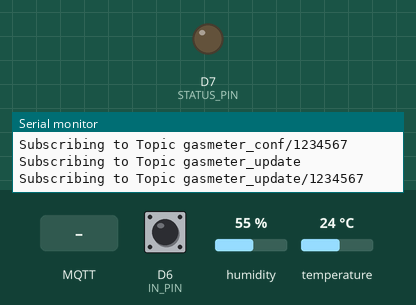
A sketch run on a simulated ESP8266 (NodeMCU). On the bench: output pins drawn as LEDs (lit = HIGH), the last lines printed to the serial monitor. Inputs (shaded band) come from the test bench; at power-on: D6 (IN_PIN) HIGH, humidity 55 %, temperature 24 °C. No MQTT or app messages arrive unless stated.

Above: at 5.3 s.
5.4 s: MQTT message "0" arrives on the first subscribed topic
At 8.0 s:
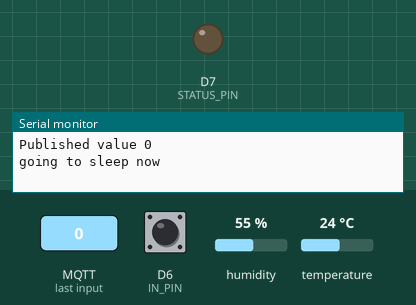
11.7 s: D6 (IN_PIN) pulled LOW for 1 s
At 13.2 s:
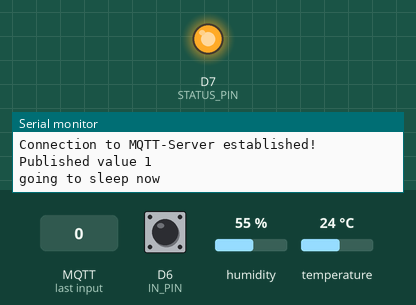
Timing chart, 0 to 21.2 s (numbered marks = the images above; inputs shaded):
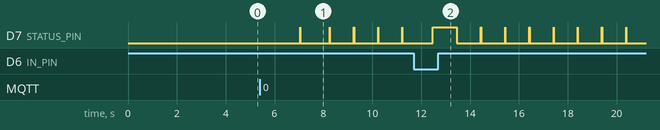

The sketch:

gasmeter_logger.ino
```cpp
#include <DHT.h>
#include <PubSubClient.h>

const char* SKETCH_VERSION = "1.2.5";

const char* BROKER_TOPIC = "gasmeter";
const int DHT_PIN = D1;     // (=GPIO5)
const int IN_PIN = 12;      // (=GPIO12)
const int STATUS_PIN = 13;  // (=GPIO13)
unsigned int STATUS_REPORT_FREQUENCY = 600;

int actual = 1;
int prev = 1;
long int value = -1;
unsigned int loopCount = STATUS_REPORT_FREQUENCY;
// Temporary variables
static char celsiusTemp[10];
static char humidityTemp[10];

void sketch_callback(String stringValue) {
  Serial.println(String("Received configuration value ") + stringValue);
  int intValue = stringValue.toInt();
  Serial.println(String("Received configuration int value ") + intValue);
  value = intValue;
}

#include <MyWiFi.h>
#include <AllSketches.h>

// Initialize DHT sensor.
DHT dht(DHT_PIN, DHT22);

ADC_MODE(ADC_VCC);

WiFiClient* client = create_wifi_client();
PubSubClient psclient(MQTT_SERVER, MQTT_PORT, callback, *client);

void reportStatus(PubSubClient& psclient, int value) {
  if(wifi_start()) {
    if (mqtt_connect(psclient, false)) {
      float volt = ESP.getVcc();
      StringSumHelper message = String("{\"counter\":") + value  + ","
              + "\"temp\":" + celsiusTemp + ","
              + "\"humidity\":" + humidityTemp + ","
              + "\"volt\":" + volt + ","
              + "\"version\":\"" + SKETCH_VERSION + "\","
              + "\"chip\":\"" + CHIP_ID  + "\","
              + "\"mac\":\"" + MAC_ADDRESS  + "\""
              + "}";
      psclient.publish(BROKER_TOPIC_NODE.c_str(), message.c_str());
      psclient.publish(BROKER_TOPIC_CONF_NODE.c_str(), String(value).c_str(), true);
      SERIAL_PRINT(String("Published value ") + value);
      psclient.disconnect();
      delay(200);
    }
  }
}

void updateTemp() {
  float h = dht.readHumidity();
  float t = dht.readTemperature();

  // Check if any reads failed and exit early (to try again).
  if (isnan(h) || isnan(t)) {
    SERIAL_PRINT("Failed to read from DHT sensor!");
    strcpy(celsiusTemp, "\"Failed\"");
    strcpy(humidityTemp, "\"Failed\"");
  } else {
    // Computes temperature values in Celsius + Fahrenheit and Humidity
    float hic = dht.computeHeatIndex(t, h, false);
    dtostrf(hic, 6, 2, celsiusTemp);
    dtostrf(h, 6, 2, humidityTemp);
  }

  SERIAL_PRINT(String("Read temp: ") + celsiusTemp);
  SERIAL_PRINT(String("Read hum: ") + humidityTemp);
}

void setup() {

  pinMode(IN_PIN, INPUT_PULLUP);
  pinMode(STATUS_PIN, OUTPUT);

  serial_init();

  dht.begin();

  // give it some time to settle
  SERIAL_PRINT("Waiting 2 seconds...");
  delay(2000);

  updateTemp();

  //WiFi.setSleepMode(WIFI_LIGHT_SLEEP); // -> does not work with core 2.4.2, freezes device
  // try to read offset value from channel on startup, do not start without
  while(value == -1) {
    if(wifi_start()) {
      if(mqtt_connect(psclient, true)) {
        mqtt_loop(psclient);
      }
    }

    delay(1000);
  }

  SERIAL_PRINT("SETUP COMPLETE");

  delay(50);
}

void loop() {

  actual = digitalRead(IN_PIN);

  SERIAL_PRINT(String("Digital read is ") + actual);

  if (actual == 0 && actual != prev) {
    value++;
    SERIAL_PRINT(String("Tick recognized. Current value is ") + value);
    reportStatus(psclient, value);
  }

  if (actual == 0) {
    digitalWrite(STATUS_PIN, HIGH);
  } else {
    digitalWrite(STATUS_PIN, HIGH);
    delay(10);
    digitalWrite(STATUS_PIN, LOW);
  }

  // report status every now and then
  loopCount++;
  if(loopCount > STATUS_REPORT_FREQUENCY) {
    SERIAL_PRINT("sending temperature values");
    updateTemp();
    reportStatus(psclient, value);
    loopCount = 0;
  }

  prev = actual;
  SERIAL_PRINT("going to sleep now");
  delay(980);
}
```

Measured:
- after the input at 5.4 s, D7 (STATUS_PIN): goes HIGH 0.01 s, LOW 1.2 s, 3 × (HIGH 0.01 s, LOW 0.98 s), HIGH 0.01 s, then LOW, starting after 1.6 s
